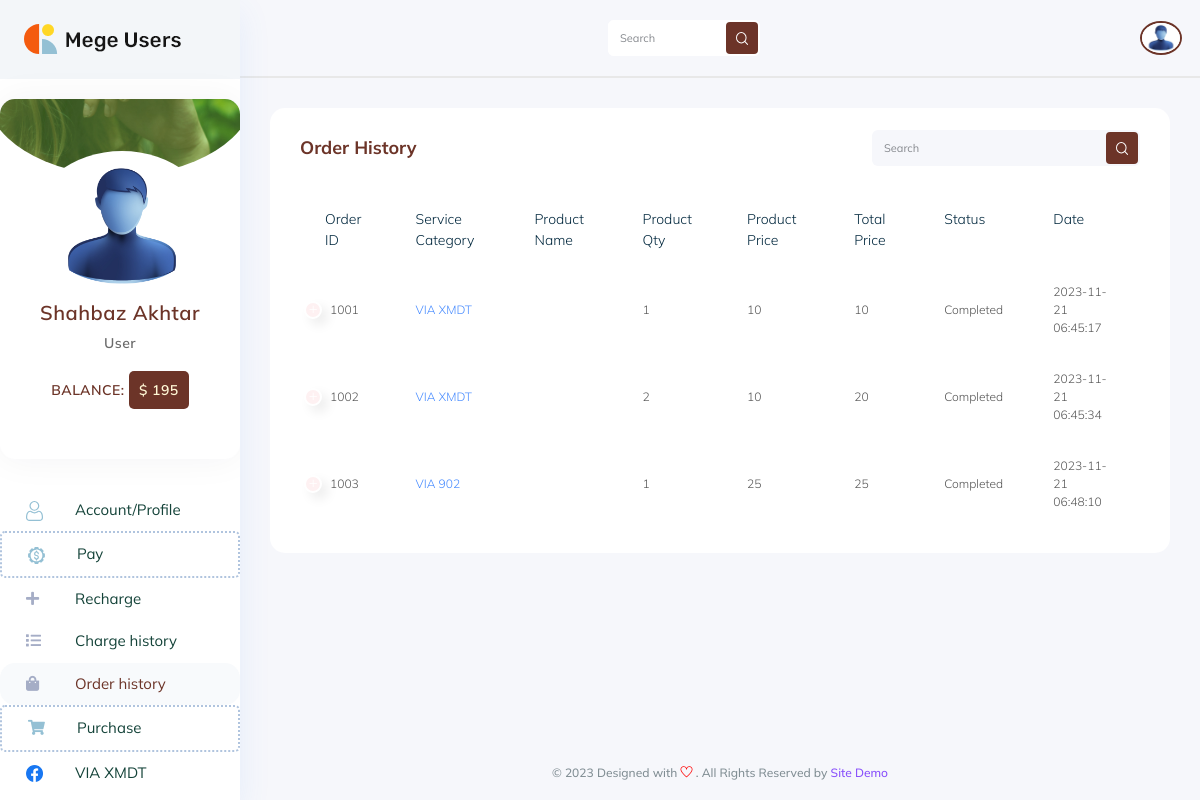
Page /orderHistory.php (signed in) on the committed database.
### tables this page shows
CREATE TABLE `athentication` (
  `id` int(11) NOT NULL,
  `site_name` text NOT NULL,
  `site_logo` text NOT NULL,
  `usdt_address` text NOT NULL,
  `site_notice` text NOT NULL,
  `date` timestamp NOT NULL DEFAULT current_timestamp() ON UPDATE current_timestamp()
);

CREATE TABLE `users` (
  `id` int(11) NOT NULL,
  `name` text NOT NULL,
  `email` varchar(255) NOT NULL,
  `password` text NOT NULL,
  `img` text NOT NULL,
  `phone` text NOT NULL,
  `role` text NOT NULL,
  `status` text NOT NULL,
  `wallet` double NOT NULL,
  `date` timestamp NOT NULL DEFAULT current_timestamp() ON UPDATE current_timestamp()
);

CREATE TABLE `services` (
  `id` int(11) NOT NULL,
  `name` text NOT NULL,
  `img` text NOT NULL,
  `status` text NOT NULL,
  `date` timestamp NOT NULL DEFAULT current_timestamp() ON UPDATE current_timestamp()
);

CREATE TABLE `orders` (
  `id` int(11) NOT NULL,
  `orderid` varchar(255) NOT NULL,
  `status` text NOT NULL,
  `service` text NOT NULL,
  `pro_id` text NOT NULL,
  `qty` text NOT NULL,
  `price` double NOT NULL,
  `totalprice` double NOT NULL,
  `email` text NOT NULL,
  `date` timestamp NOT NULL DEFAULT current_timestamp() ON UPDATE current_timestamp()
);

### orderHistory.php (the view, shortened to what the rows shown need)
<?php
include "db/db.php";
include "inc/head.php";
?>
    <body class="crm_body_bg">
<?php
include "inc/sidebar.php";
?>
    <section class="main_content dashboard_part large_header_bg">
        <?php
        include "inc/navbar.php";
        ?>
        <div class="main_content_iner overly_inner ">
            <div class="container-fluid p-0 ">
                <div class="row ">
                    <div class="col-xl-12">
                        <div class="white_card card_height_100 mb_30">
                            <div class="white_card_body ">
                                <div class="QA_table ">
                                    <table class="table lms_table_active2 p-0">
                                        <thead>
                                        <tr>
                                            <th scope="col">Order ID</th>
                                            <th scope="col">Service Category</th>
                                            <th scope="col">Product Name</th>
                                            <th scope="col">Product Qty</th>
                                            <th scope="col">Product Price</th>
                                            <th scope="col">Total Price</th>
                                            <th scope="col">Status</th>
                                            <th scope="col">Date</th>
                                        </tr>
                                        </thead>
                                        <tbody>
                                        <?php
                                        if (isset($_POST['search_btn']))
                                        {
                                            $search = $_POST['search'];
                                            $sql = mysqli_query($db, "SELECT * FROM `orders` WHERE orderid = '$search' AND email = '".$_SESSION['email']."' ORDER BY id DESC");
                                        }
                                        else
                                        {
                                            $sql = mysqli_query($db, "SELECT * FROM `orders` WHERE email = '".$_SESSION['email']."' ORDER by id DESC");
                                        }
                                        while ($row = mysqli_fetch_array($sql))
                                        {
                                            ?>
                                            <tr>
                                                <td class="f_s_12 f_w_400 color_text_6">
                                                    <?php echo $row['orderid']; ?>
                                                </td>
                                                <td class="f_s_12 f_w_400 color_text_7">
                                                    <?php
                                                    $sqlservicee = mysqli_fetch_array(mysqli_query($db, "SELECT * FROM services WHERE id = '".$row['service']."'"));
                                                    echo $sqlservicee['name'];
                                                    ?>
                                                </td>
                                                <td class="f_s_12 f_w_400 color_text_7">
                                                </td>
                                                <td class="f_s_12 f_w_400 color_text_6">
                                                    <?php echo $row['qty']; ?>
                                                </td>
                                                <td class="f_s_12 f_w_400 color_text_6">
                                                    <?php echo $row['price']; ?>
                                                </td>
                                                <td class="f_s_12 f_w_400 color_text_6">
                                                    <?php echo $row['totalprice']; ?>
                                                </td>
                                                <td class="f_s_12 f_w_400 color_text_6">
                                                    <?php echo $row['status']; ?>
                                                </td>
                                                <td class="f_s_12 f_w_400 color_text_6">
                                                    <?php echo $row['date']; ?>
                                                </td>
                                            </tr>
                                            <?php
                                        }
                                        ?>
                                        </tbody>
                                    </table>
                                </div>
                            </div>
                        </div>
                    </div>
                </div>
            </div>
        </div>
        <?php
        include "inc/footer.php";
        ?>
    </section>
<?php
include "inc/js_footer.php";
?>

### inc/sidebar.php (shortened to what the rows shown need)
<nav class="sidebar">
    <div class="logo d-flex justify-content-between">
        <a class="large_logo" href="index.php">
            <img src="img/site/<?php echo $site['site_logo']; ?>" alt>
        </a>
    </div>
    <div class="card custom-card">
        <div class="card-profile">
            <?php
            if ($_SESSION['img'] == "")
            {
                echo '<img src="img/client_img.png" class="rounded-circle">';
            }
            else
            {
                ?>
                <img src="img/users/<?php echo $userCredentials['img']; ?>" class="rounded-circle">
                <?php
            }
            ?>
        </div>
        <div class="text-center profile-details">
            <h4><?php echo $userCredentials['name']; ?></h4>
            <h6><?php echo $userCredentials['role']; ?></h6>
            <?php
            if ($_SESSION['role'] == 'User')
            {
                ?>
                <h6 class="text-uppercase" style="color: #6C3428;">
                    Balance: <span class="stock_qty_shahbaz514">
                        <?php echo "$ ".$userCredentials['wallet']; ?>
                    </span>
                </h6>
            <?php
            }
            ?>
        </div>
    </div>
    <ul id="sidebar_menu">
        <?php
        if ($_SESSION['role'] == 'Admin')
        {
            ?>
            <li class>
                <a href="orders.php" aria-expanded="false">
                    <div class="nav_icon_small">
                        <i class="fas fa-history" style="color: #94c0d4!important;"></i>
                    </div>
                    <div class="nav_title">
                        <span>Orders</span>
                    </div>
                </a>
            </li>
            <li class>
                <a href="payments.php" aria-expanded="false">
                    <div class="nav_icon_small">
                        <i class="fas fa-credit-card" style="color: #94c0d4!important;"></i>
                    </div>
                    <div class="nav_title">
                        <span>Payments</span>
                    </div>
                </a>
            </li>
            <li class>
                <a href="products.php" aria-expanded="false">
                    <div class="nav_icon_small">
                        <i class="fas fa-list-ol" style="color: #94c0d4!important;"></i>
                    </div>
                    <div class="nav_title">
                        <span>Products</span>
                    </div>
                </a>
            </li>
            <li class>
                <a href="accounts.php" aria-expanded="false">
                    <div class="nav_icon_small">
                        <i class="fas fa-list" style="color: #94c0d4!important;"></i>
                    </div>
                    <div class="nav_title">
                        <span>Accounts</span>
                    </div>
                </a>
            </li>
            <li class>
                <a href="services.php" aria-expanded="false">
                    <div class="nav_icon_small">
                        <i class="fas fa-list-alt" style="color: #94c0d4!important;"></i>
                    </div>
                    <div class="nav_title">
                        <span>Services</span>
                    </div>
                </a>
            </li>
            <li class>
                <a href="users.php" aria-expanded="false">
                    <div class="nav_icon_small">
                        <i class="fas fa-users" style="color: #94c0d4!important;"></i>
                    </div>
                    <div class="nav_title">
                        <span>Users</span>
                    </div>
                </a>
            </li>
            <li class>
                <a href="admins.php" aria-expanded="false">
                    <div class="nav_icon_small">
                        <i class="fas fa-users" style="color: #94c0d4!important;"></i>
                    </div>
                    <div class="nav_title">
                        <span>Admins</span>
                    </div>
                </a>
            </li>
            <li class>
                <a href="blogs.php" aria-expanded="false">
                    <div class="nav_icon_small">
                        <i class="fas fa-users" style="color: #94c0d4!important;"></i>
                    </div>
                    <div class="nav_title">
                        <span>QA/Blogs</span>
                    </div>
                </a>
            </li>
            <li class>
                <a href="siteSettings.php" aria-expanded="false">
                    <div class="nav_icon_small">
                        <i class="fas fa-users" style="color: #94c0d4!important;"></i>
                    </div>
                    <div class="nav_title">
                        <span>Site Settings</span>
                    </div>
                </a>
            </li>
            <?php
        }
        else
        {
            ?>
            <?php
            $sql = mysqli_query($db, "SELECT * FROM `services` ORDER by id ASC");
            while ($row = mysqli_fetch_array($sql))
            {
                ?>
                <li class>
                    <a href="shop.php?service=<?php echo $row['id']; ?>">
                        <div class="nav_icon_small">
                            <img src="img/services/<?php echo $row['img']; ?>" alt="img/services/<?php echo $row['name']; ?>">
                        </div>
                        <div class="nav_title">
                            <span>
                                <?php echo $row['name'] ?>
                            </span>
                        </div>
                    </a>
                </li>
                <?php
            }
            ?>
            <?php
        }
        ?>
    </ul>
</nav>

### inc/navbar.php (shortened to what the rows shown need)
<div class="container-fluid g-0">
    <div class="row">
        <div class="col-lg-12 p-0 ">
            <div class="header_iner d-flex justify-content-between align-items-center">
                <div class="header_right d-flex justify-content-between align-items-center">
                    <div class="profile_info">
                        <?php
                        if ($_SESSION['img'] == "")
                        {
                            echo '<img src="img/client_img.png">';
                        }
                        else
                        {
                            ?>
                            <img src="img/users/<?php echo $userCredentials['img']; ?>">
                            <?php
                        }
                        ?>
                    </div>
                </div>
            </div>
        </div>
    </div>
</div>

### inc/footer.php
<div class="footer_part">
    <div class="container-fluid">
        <div class="row">
            <div class="col-sm-12" style="margin-top: 20px;">
                <p class="text-center">
                    &copy; 2023 Designed with
                    <i class="ti-heart" style="color: red;"></i>
                    . All Rights Reserved by
                    <a href="#" class="link-primary" target="_blank">
                        <?php
                        echo $site['site_name'];
                        ?>
                    </a>
                </p>
            </div>
        </div>
    </div>
</div>

### rows in the picture
athentication: site_logo (picture), site_name "Site Demo"
users: img (picture), name "Shahbaz Akhtar", role "User", wallet "195"
services: img (picture), name "VIA XMDT"
orders: orderid "1003", services.name "VIA 902", qty "1", price "25", totalprice "25", status "Completed", date "2023-11-21 06:48:10"
orders: orderid "1002", services.name "VIA XMDT", qty "2", price "10", totalprice "20", status "Completed", date "2023-11-21 06:45:34"
orders: orderid "1001", services.name "VIA XMDT", qty "1", price "10", totalprice "10", status "Completed", date "2023-11-21 06:45:17"
